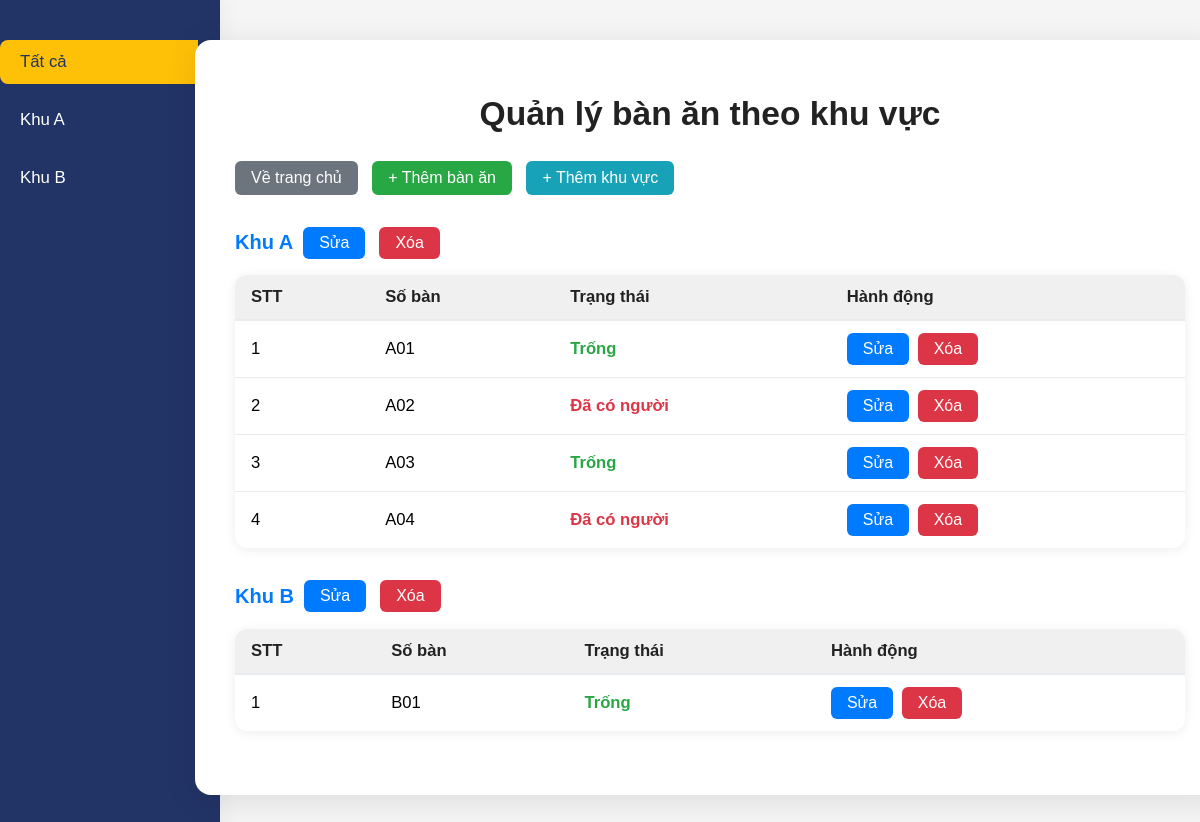
Page /account/ban-an/ on the earlier database version.
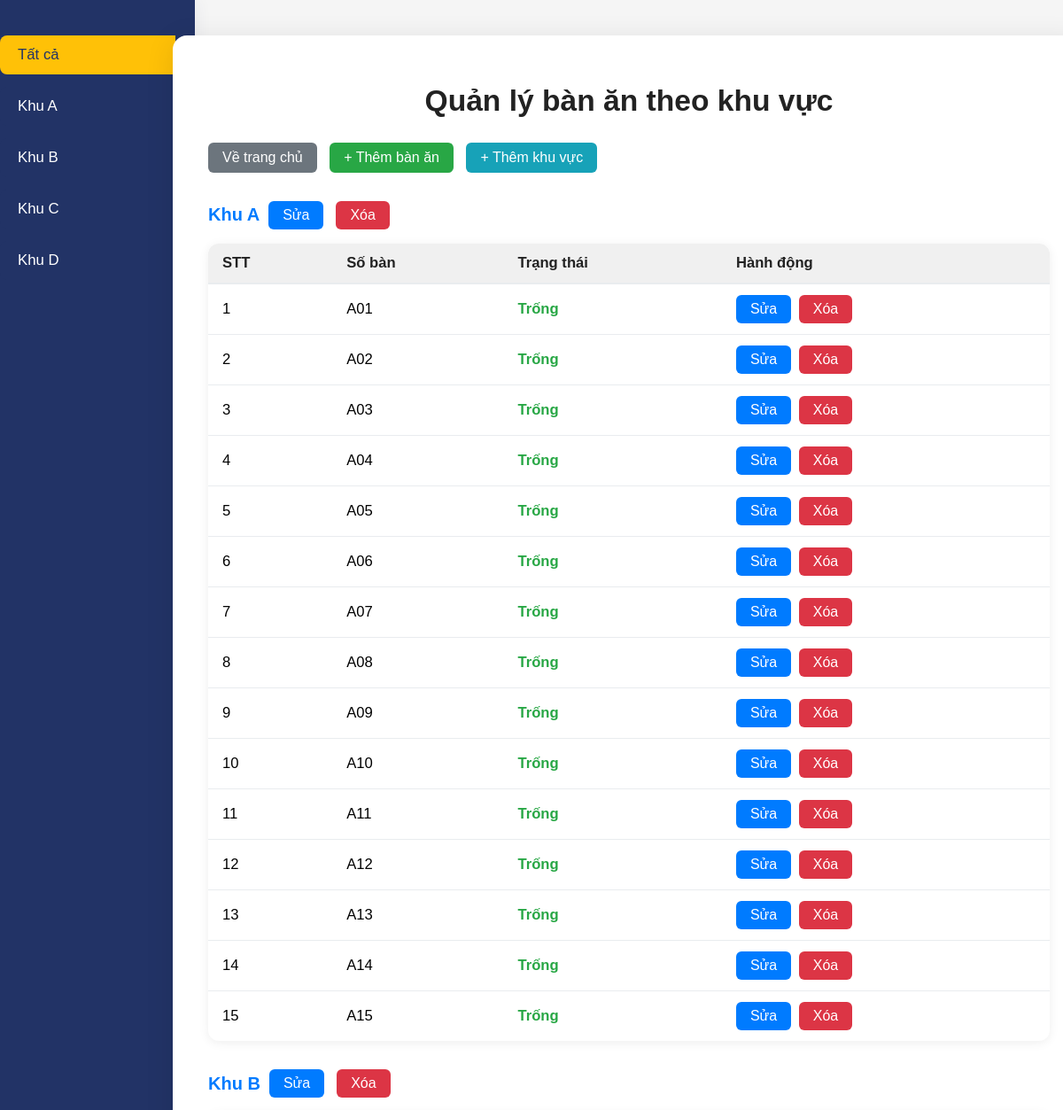
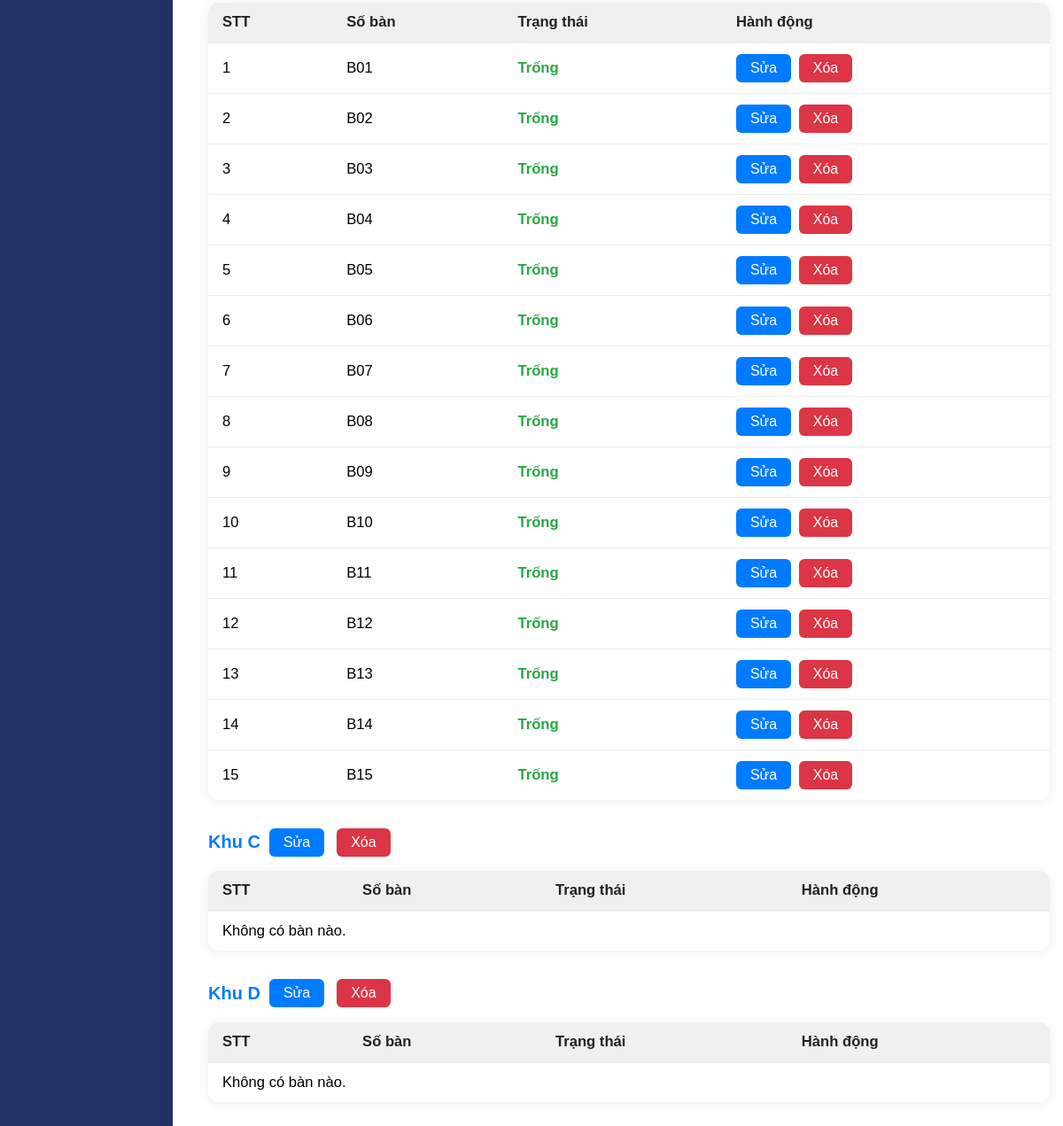
Same page on the later database version (2 pictures, top to bottom).
### account/models.py (models this page shows, shortened)
class KhuBanAn(models.Model):
    TenKhu = models.CharField(max_length=100)

class BanAn(models.Model):
    SoBan = models.CharField(max_length=20)  # Số bàn hoặc mã bàn
    TrangThai = models.BooleanField(default=True)  # True: Trống, False: Đã có người
    Khu = models.ForeignKey(KhuBanAn, on_delete=models.CASCADE)

### account/views.py (the view)
# urls.py: path('ban-an/', views.danh_sach_ban_an_view, name='danh_sach_ban_an'),
def danh_sach_ban_an_view(request):
    khu_list = KhuBanAn.objects.all().order_by('TenKhu')
    selected_khu_id = request.GET.get('khu')
    selected_khu = None
    data = []
    if selected_khu_id:
        try:
            selected_khu = KhuBanAn.objects.get(id=selected_khu_id)
            banan = BanAn.objects.filter(Khu=selected_khu).order_by('SoBan')
            data.append({'khu': selected_khu, 'banan_list': banan})
        except KhuBanAn.DoesNotExist:
            for khu in khu_list:
                banan = BanAn.objects.filter(Khu=khu).order_by('SoBan')
                data.append({'khu': khu, 'banan_list': banan})
    else:
        for khu in khu_list:
            banan = BanAn.objects.filter(Khu=khu).order_by('SoBan')
            data.append({'khu': khu, 'banan_list': banan})
    return render(request, 'danh_sach_ban_an.html', {'data': data, 'all_khu': khu_list, 'selected_khu': selected_khu})

### account/templates/danh_sach_ban_an.html (shortened to what this page needs)
<!DOCTYPE html>
<html lang="vi">
<head>
</head>
<body>
    <div class="sidebar">
        <form method="get" style="width:100%;">
            <button type="submit" name="khu" value="" class="khu-btn {% if not selected_khu %}active{% endif %}">Tất cả</button>
            {% for khu in all_khu %}
                <button type="submit" name="khu" value="{{ khu.id }}" class="khu-btn {% if selected_khu and khu.id == selected_khu.id %}active{% endif %}">{{ khu.TenKhu }}</button>
            {% endfor %}
        </form>
    </div>
    <div class="main-content">
        <div class="container">
            <h1>Quản lý bàn ăn theo khu vực</h1>
            <div class="top-actions">
                <a href="{% url 'home' %}" class="action-btn home">Về trang chủ</a>
                <a href="{% url 'them_ban_an' %}" class="action-btn add-ban">+ Thêm bàn ăn</a>
                <a href="{% url 'them_khu' %}" class="action-btn add-khu">+ Thêm khu vực</a>
            </div>
            {% for group in data %}
                {% if not selected_khu or group.khu.id == selected_khu.id %}
                <h2>{{ group.khu.TenKhu }}
                    <a href="{% url 'sua_khu' group.khu.id %}" class="action-btn edit">Sửa</a>
                    <form action="{% url 'xoa_khu' group.khu.id %}" method="post" style="display:inline;">
                        <button type="submit" class="action-btn delete" onclick="return confirm('Bạn có chắc muốn xóa khu này?');">Xóa</button>
                    </form>
                </h2>
                <table>
                    <thead>
                        <tr>
                            <th>STT</th>
                            <th>Số bàn</th>
                            <th>Trạng thái</th>
                            <th>Hành động</th>
                        </tr>
                    </thead>
                    <tbody>
                    {% for ban in group.banan_list %}
                        <tr>
                            <td>{{ forloop.counter }}</td>
                            <td>{{ ban.SoBan }}</td>
                            <td class="status-{{ ban.TrangThai|yesno:'true,false' }}">{% if ban.TrangThai %}Trống{% else %}Đã có người{% endif %}</td>
                            <td>
                                <a href="{% url 'sua_ban_an' ban.id %}" class="action-btn edit">Sửa</a>
                                <form action="{% url 'xoa_ban_an' ban.id %}" method="post" style="display:inline;">
                                    <button type="submit" class="action-btn delete" onclick="return confirm('Bạn có chắc muốn xóa bàn này?');">Xóa</button>
                                </form>
                            </td>
                        </tr>
                    {% empty %}
                        <tr><td colspan="4">Không có bàn nào.</td></tr>
                    {% endfor %}
                    </tbody>
                </table>
                {% endif %}
            {% endfor %}
        </div>
    </div>
</body>
</html>

Differences in the rows shown:
added KhuBanAn: {{ khu.id }} 3 (drawn), TenKhu "Khu C", khu.TenKhu "Khu C"
added KhuBanAn: {{ khu.id }} 4 (drawn), TenKhu "Khu D", khu.TenKhu "Khu D"
changed BanAn (number 2 of 30 on the later page): TrangThai "Đã có người" → "Trống"
changed BanAn (number 4 of 30 on the later page): TrangThai "Đã có người" → "Trống"
added BanAn: SoBan "A05", TrangThai "Trống", shown under KhuBanAn "Khu A"
added BanAn: SoBan "A06", TrangThai "Trống", shown under KhuBanAn "Khu A"
added BanAn: SoBan "A07", TrangThai "Trống", shown under KhuBanAn "Khu A"
added BanAn: SoBan "A08", TrangThai "Trống", shown under KhuBanAn "Khu A"
added BanAn: SoBan "A09", TrangThai "Trống", shown under KhuBanAn "Khu A"
added BanAn: SoBan "A10", TrangThai "Trống", shown under KhuBanAn "Khu A"
added BanAn: SoBan "A11", TrangThai "Trống", shown under KhuBanAn "Khu A"
added BanAn: SoBan "A12", TrangThai "Trống", shown under KhuBanAn "Khu A"
added BanAn: SoBan "A13", TrangThai "Trống", shown under KhuBanAn "Khu A"
added BanAn: SoBan "A14", TrangThai "Trống", shown under KhuBanAn "Khu A"
added BanAn: SoBan "A15", TrangThai "Trống", shown under KhuBanAn "Khu A"
added BanAn: SoBan "B02", TrangThai "Trống", shown under KhuBanAn "Khu B"
added BanAn: SoBan "B03", TrangThai "Trống", shown under KhuBanAn "Khu B"
added BanAn: SoBan "B04", TrangThai "Trống", shown under KhuBanAn "Khu B"
added BanAn: SoBan "B05", TrangThai "Trống", shown under KhuBanAn "Khu B"
added BanAn: SoBan "B06", TrangThai "Trống", shown under KhuBanAn "Khu B"
added BanAn: SoBan "B07", TrangThai "Trống", shown under KhuBanAn "Khu B"
added BanAn: SoBan "B08", TrangThai "Trống", shown under KhuBanAn "Khu B"
added BanAn: SoBan "B09", TrangThai "Trống", shown under KhuBanAn "Khu B"
added BanAn: SoBan "B10", TrangThai "Trống", shown under KhuBanAn "Khu B"
added BanAn: SoBan "B11", TrangThai "Trống", shown under KhuBanAn "Khu B"
added BanAn: SoBan "B12", TrangThai "Trống", shown under KhuBanAn "Khu B"
added BanAn: SoBan "B13", TrangThai "Trống", shown under KhuBanAn "Khu B"
added BanAn: SoBan "B14", TrangThai "Trống", shown under KhuBanAn "Khu B"
added BanAn: SoBan "B15", TrangThai "Trống", shown under KhuBanAn "Khu B"
